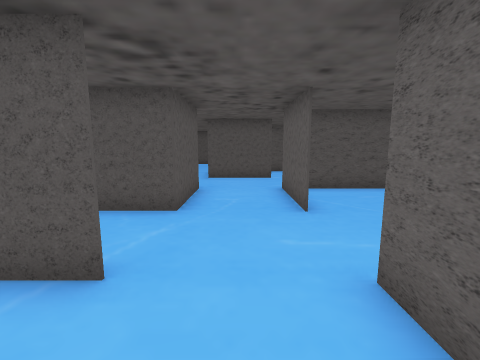
View 1 (above)

16 first-person views from a walk through a 3-D level made in the Unity game engine. The camera is 1.5 m above the floor, tilts 8° down and sees 90° across. The floor is counted in squares, 1 m on a side. Each view is taken from the middle of a square. On the plan, view 1 faces up. The plan holds only what a view shows up to about 13 squares ahead; the rest is blank. The place goes on beyond the plan. The player is left out. Some animated figures are not drawn.

View 2
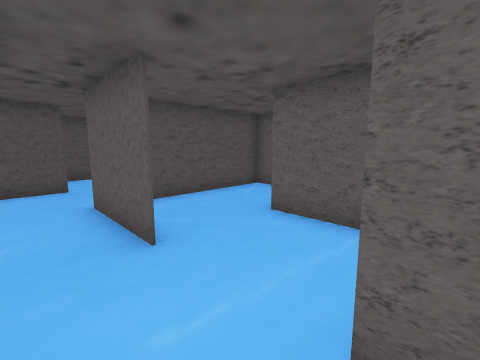

View 3
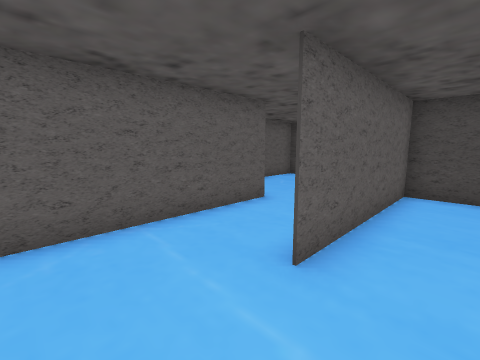

View 4
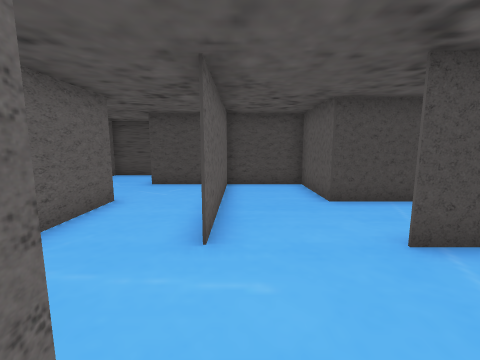

View 5
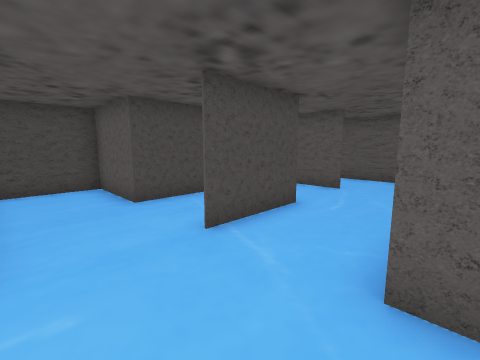

View 6
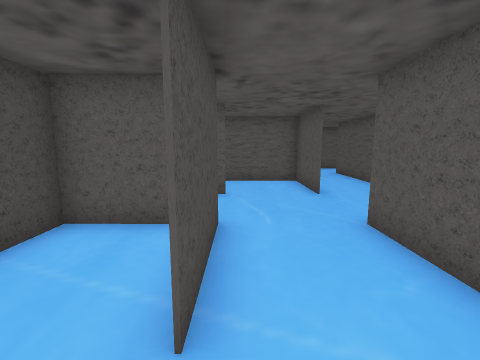

View 7
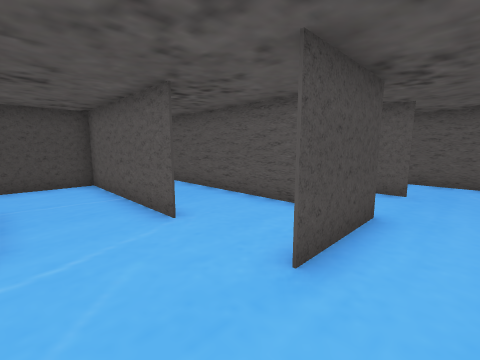

View 8
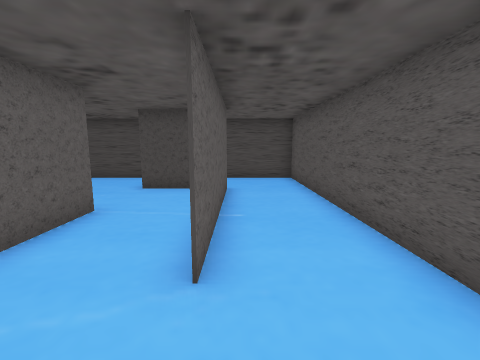

View 9
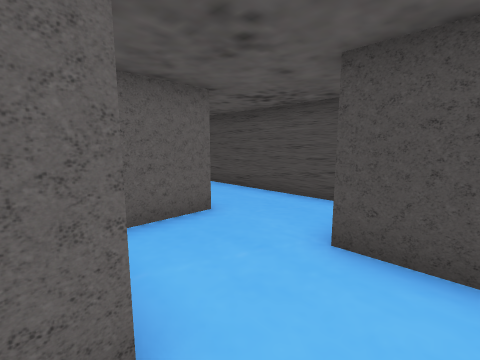

View 10
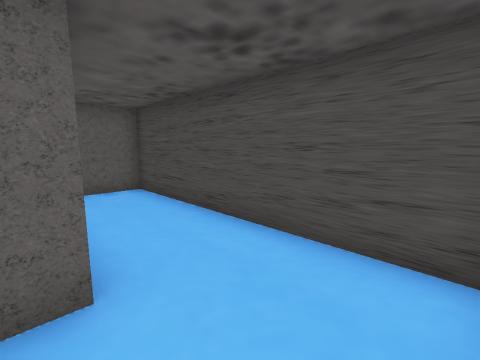

View 11
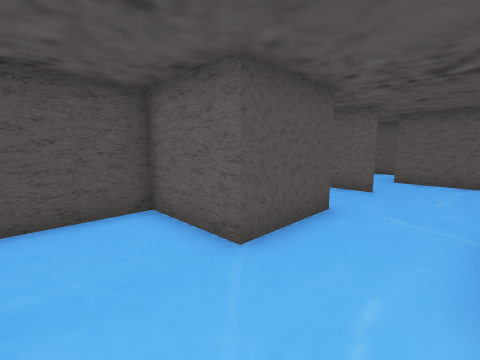

View 12
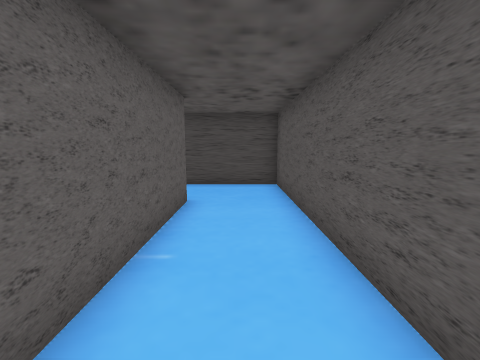

View 13
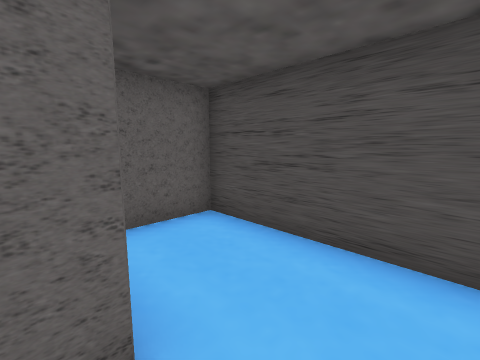

View 14
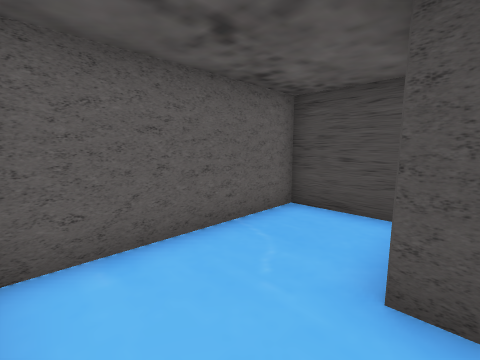

View 15
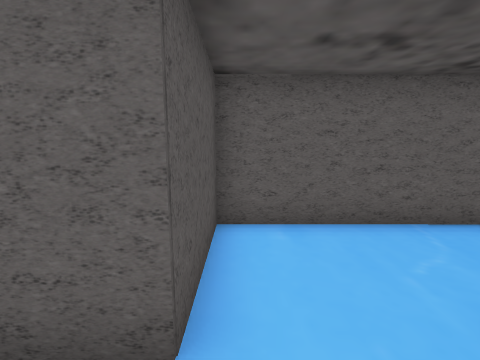

View 16
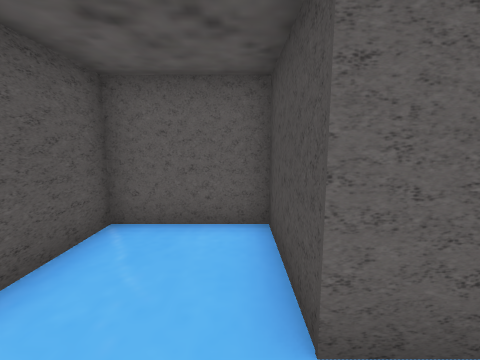

### Floor plan
Points are (right, up) in squares from view 1. A wall is a line through its corners. A room is listed if a view was taken in it or the views show most of it. See-through windows are left out.
Room 1 (views 1, 2, 3, 4, 5, 6, 14, 15, 16)
walls: (1.5, 5.4) (1.5, 8.6); (-1.5, 2.5) (-2.8, 2.5); (-1.5, 8.5) (-1.5, 5.5) (-4.6, 5.5); (-4.6, 2.6) (-1.5, 2.6); (4.5, -0.6) (4.5, 5.4) (7.5, 5.4) (7.5, 8.5) (2.4, 8.5); (-4.5, 1.6) (-4.5, -0.4) (-1.5, -0.4) (-1.5, -3.5) (4.6, -3.5); (0.6, 11.4) (-1.6, 11.4); (1.5, -3.5) (1.5, 2.5)
ways out: opening at (-5, 4.5) to room 2; opening at (5, -1.5) to room 4; opening at (-1, 9.5); opening at (1, 10)
Room 2 (views 7, 8, 9, 11, 12, 13)
walls: (-4.6, -0.6) (-4.6, 1.8); (-7.4, 5.5) (-10.4, 5.5) (-10.5, -6.4) (-5, -6.4); (-7.5, -3.6) (-7.5, 2.7) (-7.5, -3.5) (-5.5, -3.5); (-10.5, 5.4) (-7.4, 5.4); (-4.6, 5.5) (-4.6, 8.5) (-7.1, 8.5); (-4.6, -6.5) (-4.6, -4.5)
ways out: opening at (-5, 4.5) to room 1; opening at (-5, -1.5) to room 3; opening at (-10, 7)
Room 3 (view 10)
walls: (-1.5, -3.6) (-1.5, -1.5); (-5.5, -3.5) (-4.5, -3.5); (-5, -6.4) (5, -6.4); (4.5, -6.5) (4.5, -4.6)
ways out: opening at (-5, -1.5) to room 2
Room 4 (no view inside)
walls: (5, -6.4) (7.5, -6.4) (7.5, -0.6) (4.5, -0.6)
ways out: opening at (5, -1.5) to room 1

Where each view was taken, in squares from view 1:
view 1: 0 up, 0 right, facing up
view 2: 2 up, 0 right, facing up-right
view 3: 5 up, 0 right, facing down-right
view 4: 6 up, 1 right, facing down
view 5: 6 up, 1 right, facing down-left
view 6: 3 up, 0 right, facing left
view 7: 7 up, 5 left, facing down-left
view 8: 5 up, 8 left, facing down
view 9: 0 up, 6 left, facing down-right
view 10: 3 down, 4 left, facing down-right
view 11: 3 up, 7 left, facing up-right
view 12: 3 up, 9 left, facing down
view 13: 3 down, 9 left, facing down-right
view 14: 1 down, 4 right, facing down-right
view 15: 1 down, 3 right, facing right
view 16: 6 up, 3 right, facing right
